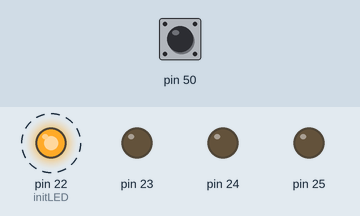
The program below on a simulated Arduino Mega 2560, built with avr-gcc and run on an emulated ATmega2560. Parts: output pins drawn as LEDs (lit = HIGH). Dashed ring = blinking. Inputs (shaded band) come from the test bench; at power-on: pin 50 HIGH.

Above: at 0.5 s.
At 3.5 s:
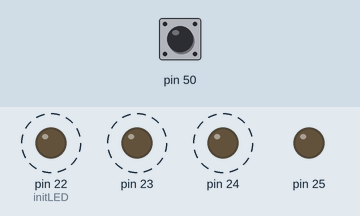
5.1 s: pin 50 pulled LOW for 0.15 s
At 5.45 s:
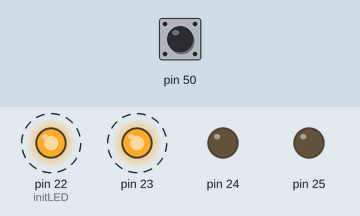
Timing chart, 0 to 14.1 s (numbered marks = the images above; inputs shaded):
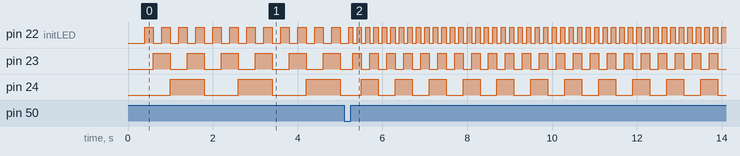

Measured:
- after the input at 5.1 s, pin 22 (initLED): alternates HIGH for 0.10 s and LOW for 0.10 s, starting after 0.20 s; pin 23: alternates HIGH for 0.20 s and LOW for 0.20 s, starting after 0.20 s; pin 24: alternates HIGH for 0.40 s and LOW for 0.40 s, starting after 0.40 s
- by itself, pin 22 (initLED): alternates HIGH for 0.20 s and LOW for 0.20 s
- by itself, pin 23: alternates HIGH for 0.40 s and LOW for 0.40 s
- by itself, pin 24: alternates HIGH for 0.80 s and LOW for 0.80 s

The program:

main.cpp
```cpp
// Author: Alejandro Romero-Lozano
// Date: 9-29-2025
// Blink LEDs from the Timer0 Compare Match ISR. Button on PB3 (PCINT3) uses the
// original 4-state machine for debouncing and toggles blink speed on release.

#include <Arduino.h>
#include <avr/io.h>
#include <avr/interrupt.h>
#include "led.h"
#include "switch.h"
#include "timer.h"  // void timer0_init_1ms_ctc(void);

// ---------------- Config ----------------
#define SHORT_DELAY_MS 100
#define LONG_DELAY_MS  200
#define DEBOUNCE_MS     50   // debounce window used by the state machine

/*
 * Define the same state machine as before.
 */
typedef enum stateType_enum {
  wait_press,
  debounce_press,
  wait_release,
  debounce_release
} stateType;

// ---------------- Globals (shared with ISRs) ----------------
volatile stateType pbstate = wait_press;
volatile uint8_t  led_speed = 2;          // 2 = slow (LONG), 1 = fast (SHORT) like your original
volatile uint32_t g_ms = 0;               // 1 ms system tick from TIMER0_COMPA
volatile uint16_t blink_accum = 0;        // accumulates ms toward next LED step
volatile uint8_t  led_index = 0;          // which LED pattern index to show
volatile uint32_t debounce_start_ms = 0;  // timestamp when entering a debounce state

// --------------- Small atomic helper ----------------
static inline uint32_t millis_atomic() {
  uint32_t snap;
  uint8_t s = SREG; cli();
  snap = g_ms;
  SREG = s;
  return snap;
}

// ---------------- Entry ----------------
int main() {
  // Optional: Serial.begin(9600);

  initLED();         // set LED pins as outputs
  initSwitchPB3();   // configure PB3 with pull-up + PCINT enable (as in your project)
  timer0_init_1ms_ctc();  // 1 ms tick; enables OCIE0A

  sei();  // global interrupts on

  // The timer ISR handles blinking. Here we just run the original state machine for debounce.
  while (1) {
    switch (pbstate) {
      case wait_press:
        // Idle until a PCINT puts us into debounce_press
        break;

      case debounce_press: {
        // After DEBOUNCE_MS, confirm the button is still PRESSED (active low) then go to wait_release
        uint32_t now = millis_atomic();
        if ((now - debounce_start_ms) >= DEBOUNCE_MS) {
          // confirm PB3 still low (pressed)
          uint8_t pressed = (((PINB >> PB3) & 0x01) == 0);
          if (pressed) {
            pbstate = wait_release;
          } else {
            // bounce reverted; go back to waiting for a press
            pbstate = wait_press;
          }
        }
        break;
      }

      case wait_release:
        // Idle until a PCINT puts us into debounce_release (we already toggled speed there)
        break;

      case debounce_release: {
        // After DEBOUNCE_MS, confirm the button is still RELEASED (high) then go to wait_press
        uint32_t now = millis_atomic();
        if ((now - debounce_start_ms) >= DEBOUNCE_MS) {
          uint8_t released = (((PINB >> PB3) & 0x01) == 1);
          pbstate = released ? wait_press : wait_release;
        }
        break;
      }
    }
    // Nothing time-sensitive in the loop; ISRs do the heavy lifting.
  }

  return 0;
}

// ---------------- ISRs (both live in this file, per your request) ----------------

// Timer0 Compare Match A -> 1 ms system tick + LED blink scheduler
ISR(TIMER0_COMPA_vect) {
  g_ms++;

  // Determine blink period from led_speed (match your original semantics)
  const uint16_t period = (led_speed == 2) ? LONG_DELAY_MS : SHORT_DELAY_MS;

  if (++blink_accum >= period) {
    blink_accum = 0;

    // Advance LED pattern (keep this very lightweight — just PORT writes)
    turnOnLEDWithChar(led_index);
    // Wrap to your pattern length. If you have 8 states, this works:
    led_index = (uint8_t)((led_index + 1) & 0x07);
    // If your pattern length differs, adjust the wrap accordingly.
  }
}

/*
 * Pin Change Interrupt on PORTB (PB3 is PCINT3).
 * We keep the **original state machine**:
 *  - From wait_press -> debounce_press (on first edge)
 *  - From wait_release -> (toggle speed) -> debounce_release
 * The actual "debounce delay and confirm" is handled back in the main loop.
 */
ISR(PCINT0_vect) {
  // Read current PB3 level (pull-up: pressed=0, released=1)
  // const uint8_t pin = (PINB >> PB3) & 0x01;

  if (pbstate == wait_press) {
    // Any edge here is treated as start of a press; start debounce window
    debounce_start_ms = g_ms;
    pbstate = debounce_press;
  } else if (pbstate == wait_release) {
    // On first edge heading toward release:
    // Toggle speed immediately (like your original), then debounce the release
    if (led_speed == 2) {
      led_speed = 1;
    } else {
      led_speed = 2;
    }
    debounce_start_ms = g_ms;
    pbstate = debounce_release;
  }
  // If we're already in a debounce_* state, ignore further pin changes
  // until the main loop confirms after DEBOUNCE_MS.
}
```

led.cpp
```cpp
// Author: Alejandro Romero-Lozano
// Net ID: aromerolozano
// Date: 9-28-2023
// Description: This file implements turnOnLED and initLED to control
// the LEDs.
//----------------------------------------------------------------------//


#include <avr/io.h>
#include "led.h"


void initLED(){
    /* Initialize PA0, PA1, PA2, and PA3 to outputs
    */
   DDRA |= (1<<DDA0) | (1<<DDA1) | (1<<DDA2) | (1<<DDA3);
}


void turnOnLEDWithChar(unsigned char num){
    /* This must be one line of code.
    * In this function you will be giving a number "num" which will be represented
    * in binary by four LEDs. You must effectively assign the lowest four bits of
    * "num" to the appropriate bits of PORTA.
    */
   PORTA = (PORTA & 0xF0) | (num & 0x0F);

}
```

led.h
```cpp
// Description: This file contains function prototypes to be implemented in
// led.cpp and to be included in main.cpp.
//----------------------------------------------------------------------//

#ifndef LED_H
#define LED_H

void initLED();
void turnOnLEDWithChar(unsigned char num);

#endif
```

switch.cpp
```cpp
// Description: This file implements the initialization of an external
// switch.
//----------------------------------------------------------------------//

#include "switch.h"
#include <avr/io.h>

/*
// Author: Alejandro Romero-Lozano
// Net ID: aromerolozano
// Date: 9-28-2023
 * Initializes pull-up resistor on PB3 and sets it into input mode
 */


void initSwitchPB3(){

    //set the data direction register to input

  DDRB &= ~(1<<DDB3); // set direction for input
  PORTB |= (1 << PORTB3);  // enble the pullup resistor for stable input

  // enable the group pin change interrupts PCINTs 0 through 7
  PCICR |= (1 << PCIE0);
  // enable the local PCINT 3 corresponding to development board header pin 12
  PCMSK0 |= (1 << PCINT3);
}
```

switch.h
```cpp
// Description: Function prototypes for switch.cpp
//----------------------------------------------------------------------//

#ifndef SWITCH_H
#define SWITCH_H

// Sets up PB3 as an input with pull-up resistor and enables pin change interrupt on it
void initSwitchPB3();

#endif
```

timer.cpp
```cpp
// Author: Alejandro Romero-Lozano
// Date: 9-29-2025
// Timer0 init for 1 ms CTC tick (ISR is implemented in main.cpp)

#include <avr/io.h>
#include "timer.h"

void timer0_init_1ms_ctc(void) {
  // CTC mode: WGM01=1, WGM00=0, WGM02=0
  TCCR0A &= ~(1 << WGM00);
  TCCR0A |=  (1 << WGM01);
  TCCR0B &= ~(1 << WGM02);

  // 1 ms @ 16 MHz, prescaler 64 => OCR0A = (16e6/64)*0.001 - 1 = 249
  OCR0A = 249;

  // Clear counter
  TCNT0 = 0;

  // Enable Compare Match A interrupt
  TIMSK0 |= (1 << OCIE0A);

  // Start timer: prescaler 64 (CS01=1, CS00=1; CS02=0)
  TCCR0B |=  (1 << CS01) | (1 << CS00);
  TCCR0B &= ~(1 << CS02);
}
```

timer.h
```cpp
#pragma once
#ifdef __cplusplus
extern "C" {
#endif
void timer0_init_1ms_ctc(void);
#ifdef __cplusplus
}
#endif
```
